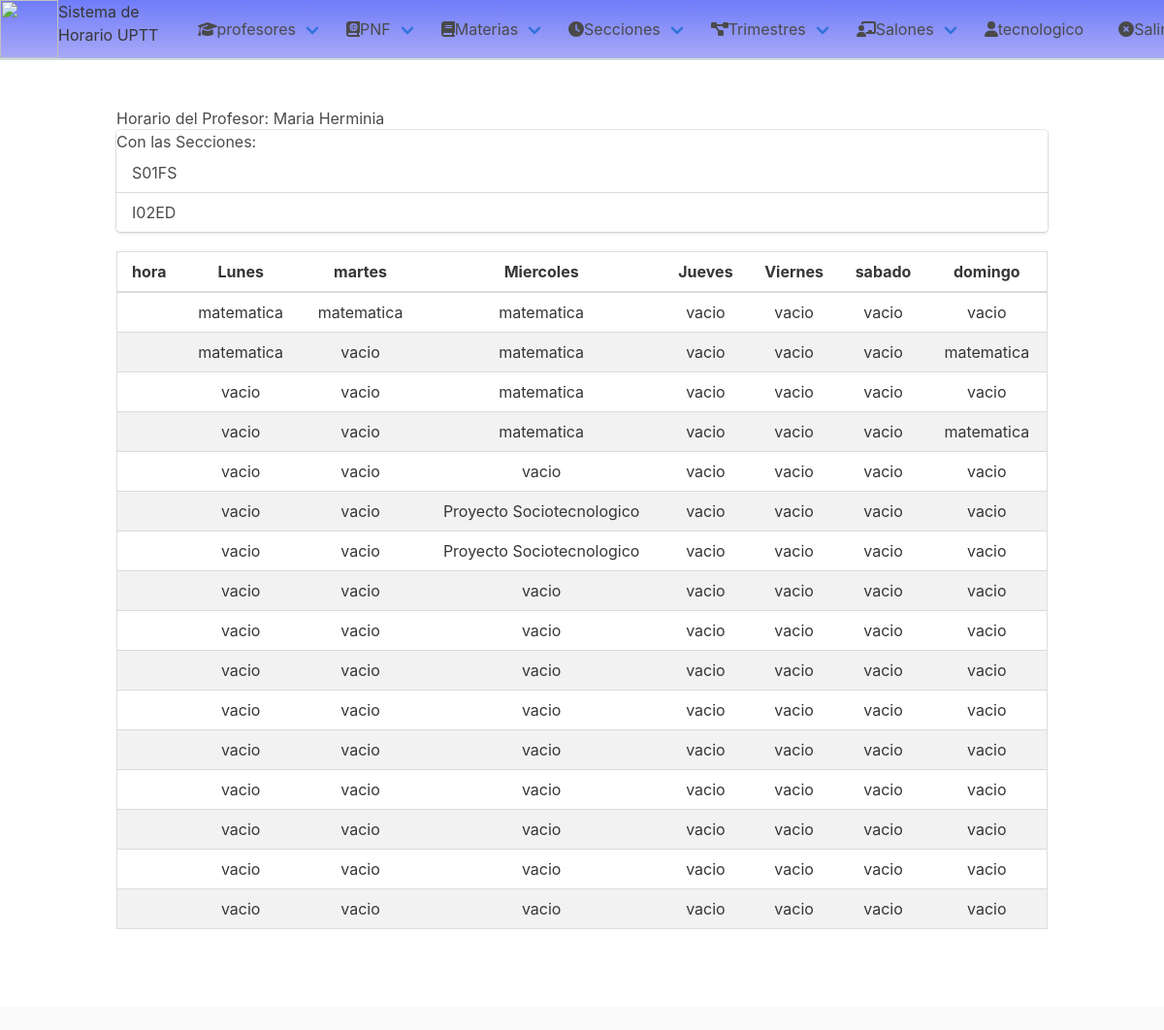
Screenshot of /horario-profe/1 (signed in) with the database file from the repository.
### horario/models.py (models this page shows, shortened)
class Profesores(models.Model):
    nombre = models.CharField(max_length=50)
    pnf = models.ForeignKey(PNF, null=True, on_delete=models.DO_NOTHING)
    materias = models.ManyToManyField(Materias, blank=True)
    class Meta:
        ordering = ["nombre"]
        verbose_name_plural = "Profesores"

class Horarios(models.Model):
    codigo = models.CharField(max_length=10, default=None)
    seccion = models.ForeignKey(Secciones, null=True, on_delete=models.CASCADE)
    posicion = models.TextField(max_length=5000, default=None)
    class Meta:
        ordering = ["codigo"]
        verbose_name_plural = "Horarios"

class Secciones(models.Model):
    modalidades = [('FS', "fin de semana"), ('ES', "entre semana")]
    codigo = models.CharField(max_length=10)
    pnf = models.ForeignKey(PNF, null=True, on_delete=models.CASCADE)
    trimestre = models.ForeignKey(Trimestre, on_delete=models.DO_NOTHING)
    modalidad = models.CharField(max_length=30, choices=modalidades)
    profesores = models.ManyToManyField(Profesores)
    class Meta:
        ordering = ["codigo"]
        verbose_name_plural = "Secciones"
    def __str__(self):  # __unicode__ en Python 3
        return self.codigo

class Materias(models.Model):
    nombre = models.CharField('Nombre de Materia', max_length=50)
    codigo = models.CharField('Codigo de Materia', max_length=10)
    unidadesC = models.PositiveIntegerField('Unidades Curriculares')
    class Meta:
        ordering = ["nombre"]
        verbose_name_plural = "Materias"

### horario/views.py (the view)
# urls.py: path('horario-profe/<slug:id_profesor>', views.Horario_profesor, name='horario de profesor'),
@login_required
def Horario_profesor(request, id_profesor):
    profesor = get_object_or_404(Profesores, id=id_profesor)
    horario = Horarios.objects.filter(seccion__profesores=profesor)
    posicion = []
    try:
        for h in horario:
            posiciones = json.loads(h.posicion)
            for i in posiciones:
                for m in profesor.materias.all():
                    if m.nombre in str(i):
                        posicion.append(i)
        return (
            render(request, "listasHorarios/horario_profesor.html",
                   context={'horarios': horario, 'posicion': posicion, 'profesor': profesor},
                   )
        )
    except (KeyError, Horarios.DoesNotExist):
        return render(request, 'listasHorarios/secciones_h.html', {
            'question': horario,
            'error_message': "Ese Horario no existe, por favor escoja otro.",
        })

### templates/listasHorarios/horario_profesor.html
{% extends 'base.html' %}
{% block content %}
    <div>
    <h3>Horario del Profesor: {{ profesor.nombre }}</h3>
    <ol class="list">Con las Secciones:
        {% for horario in horarios %}
            <li class="list-item">{{ horario.seccion }}</li>
        {% endfor %}
    </ol>
    </div>
    <table class="table mb-4">
        <thead>
        <th>
            hora
        </th>
        <th>
            Lunes
        </th>
        <th>
            martes
        </th>
        <th>
            Miercoles
        </th>
        <th>
            Jueves
        </th>
        <th>
            Viernes
        </th>
        <th>
            sabado
        </th>
        <th>
            domingo
        </th>
        </thead>
        <tbody>
        {% for i in "abcdefghijklmnop"%}
            <tr>
                <td class="hora">
                </td>
                {% for foo in "lmMjvsd" %}
                    <td
                            {% for p in posicion %}
                                {% if foo == p.dia and i == p.hora %}
                                    id={{ foo }} name={{ i }}> <p>{{ p.codigo }}</p> </td><span class="is-hidden"
                                {% endif %}
                            {% endfor %}
                    id={{ foo }} name={{ i }}> vacio</span> </td>
                {% endfor %}
            </tr>
        {% endfor %}
        </tbody>
    </table>
{% endblock %}

### templates/base.html (shortened to what this page needs)
<!DOCTYPE html>
<html lang="es">
<head>
    {% load static %}
    <link rel="stylesheet" href="{% static 'horario/css/styles.css' %}">
    <link rel="stylesheet" href="{% static 'horario/css/bulma.css' %}">
</head>
<body>
<header class="head">
    <div class="titulo navbar-brand">
        <a href="/" >
            <img class="upttlogo image" src="{% static 'horario/images/uptt.png' %}" width="60px" height="60px">
            <h3 class="is-4 is-vertical">Sistema de Horario UPTT</h3>
        </a>
    </div>
    <div class="navbar-menu has-text-centered ">
        <div class="navbar-item has-dropdown is-hoverable ">
            <a  href="{% url 'profesores' %}"  class="navbar-link"><i class="fas fa-graduation-cap"></i>profesores</a>
        </div>
        <div class="navbar-item has-dropdown is-hoverable">
            <a href="{% url 'pnf' %}" class="navbar-link"><i class="fa fa-atlas"></i>PNF</a>
        </div>
        <div class="navbar-item has-dropdown is-hoverable">
            <a href="{% url 'materia' %}" class="navbar-link"><i class="fa fa-book"></i>Materias </a>
        </div>
        <div class="navbar-item has-dropdown is-hoverable">
            <a href="{% url 'lista de secciones' %}" class="navbar-link"><i class="fa fa-clock"></i>Secciones</a>
        </div>
        <div class="navbar-item has-dropdown is-hoverable">
            <a href="{% url 'trimestres' %}" class="navbar-link"><i class="fa fa-project-diagram"></i>Trimestres</a>
        </div>
        <div class="navbar-item has-dropdown is-hoverable">
            <a href="{% url 'home' %}" class="navbar-link"><i class="fa fa-chalkboard-teacher"></i>Salones</a>
        </div>
        <div class="navbar-end">
            <div class="navbar-item is-hoverable is-right">
                {% if user.is_authenticated %}
                    <h4 class="mr-3"><i class="fa fa-user"></i>{{ user.username }}</h4><a href="{% url "salir" %}" class="navbar-link is-arrowless"><i class="fa fa-times-circle"></i>Salir</a>
                {% endif %}
            </div>
        </div>
    </div>
</header>
<section class="section">
    <div class="container">
        {% block content %}{% endblock %}
    </div>
</section>
<footer class="footer tabs ">
</footer>
</body>
</html>
<body>

### static/horario/css/styles.css (style rules this page uses)
body { padding: 0; margin: 0; }
tr:nth-child(even) { background-color: #f2f2f2 }
th, td { text-align: center !important; padding: 16px; }
table { border-collapse: collapse; border-spacing: 0; width: 100%; border: 1px solid #ddd; margin-top: 20px; }
thead { background-color: dodgerblue; }
.upttlogo { width:60px; height:60px; float: left; }
.head { display: inline-flex; width: 100%; border: 0 solid #cddcdc; border-bottom-width: 2px; background: #f2f2f2 linear-gradient(to bottom, rgba(42, 63, 255, 0.66), rgba(0, 0, 255, 0.3)); top:0; }
ul, ol { list-style:none; }
.footer { bottom: 0; width: 100%; position: relative; padding: 1% !important; }
.mr-3 { margin-right: 1.5rem; }
.mb-4 { margin-bottom: 2rem; }

### rows the page displays
Profesores: nombre "Maria Herminia"
Horarios: seccion "S01FS"
Horarios: seccion "I02ED"
Materias: codigo "matematica"
Materias: codigo "Proyecto Sociotecnologico"

### other values shown
{{ user.username }} "tecnologico"
